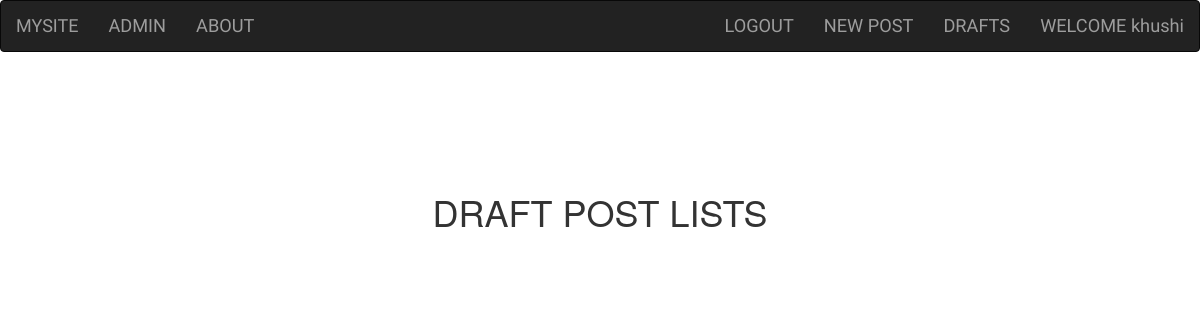
The page /drafts/ (signed in) on the database as committed earlier.
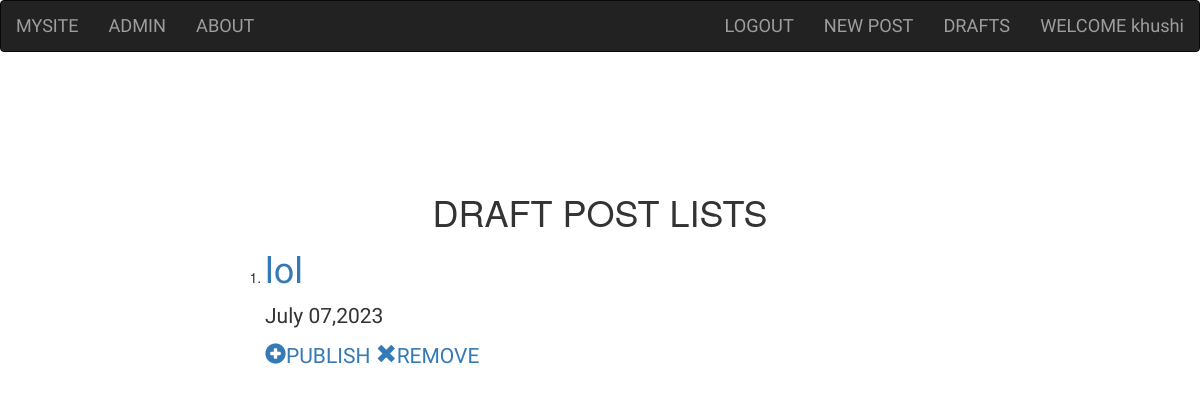
The same page on the database as committed later.
### blog/models.py (models this page shows, shortened)
class Post(models.Model):
    author = models.ForeignKey('auth.User',on_delete=models.CASCADE)
    title = models.CharField(max_length=256)
    text = models.TextField()
    create_date = models.DateTimeField(default=timezone.now)
    publish_date = models.DateTimeField(blank=True,null=True)

### blog/views.py (the view)
# urls.py: path('drafts/',views.DraftListView.as_view(),name='post_draft_list'),
class DraftListView(LoginRequiredMixin,ListView):
    login_url = 'login'
    redirect_field_name = 'blog:post_detail'
    model = Post
    template_name = 'blog/post_draft_list.html'
    context_object_name = 'drafts'
    def get_queryset(self):
        return Post.objects.filter(publish_date__isnull=True).order_by('-create_date')

### blog/templates/blog/post_draft_list.html (shortened to what this page needs)
{% extends 'blog/base.html' %}
{% block body_block %}
    <h1 class="center_heading">DRAFT POST LISTS</h1>
    <ol>
        {% for draft in drafts %}
            <li>
                <div class="centerpost">
                        <h1>
                            <a href="{% url 'blog:post_detail' pk=draft.pk %}">{{draft.title}}</a>
                        </h1>
                        <p>{{draft.create_date|date:"N d,Y"}}</p>
                        {% if user.is_authenticated %}
                            <a href="{% url 'blog:publish_post' pk=draft.pk %}"><span class="glyphicon glyphicon-plus-sign"></span>PUBLISH</a>
                            <a href="{% url 'blog:post_remove' pk=draft.pk %}"><span class="glyphicon glyphicon-remove"></span>REMOVE</a>
                        {% endif %}
                </div>
            </li>
        {% endfor %}
    </ol>
{% endblock body_block %}

Rows that differ between the two databases and show on the page:
added Post: title "lol", create_date "July 07,2023"
